Frame 1 (no input): blank canvas, image omitted
Frame 60 (the mouse pressed at the canvas centre just before this capture): blank canvas, image omitted
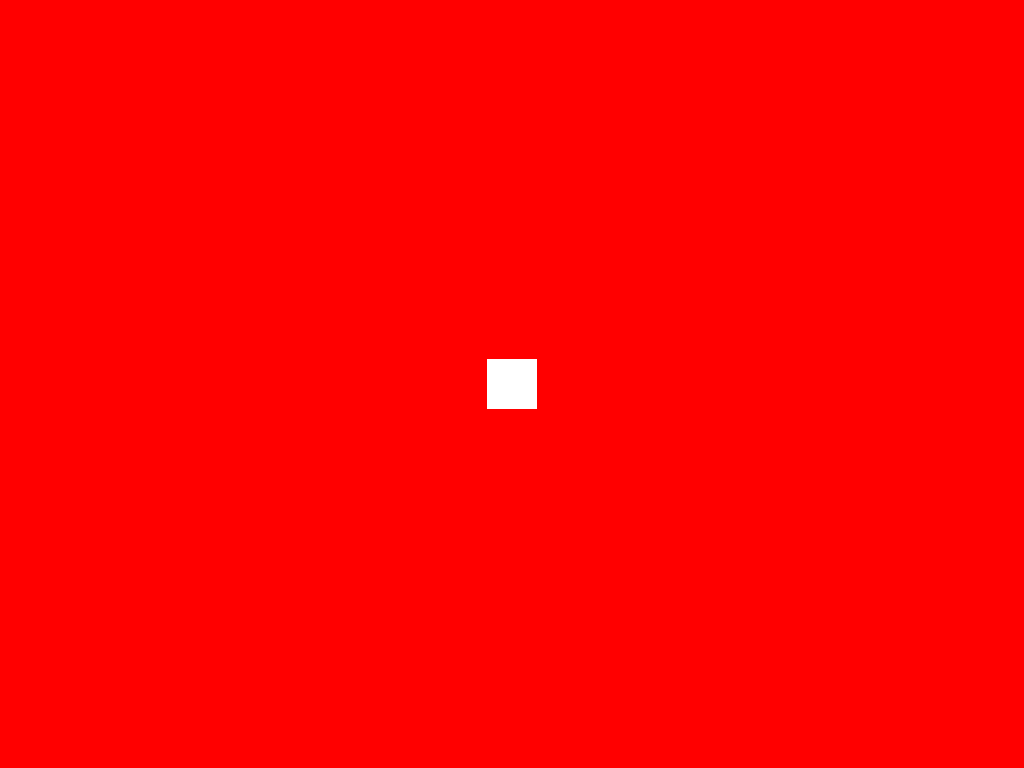
Frame 120 (the mouse held since frame 60 and released just before this capture)

The Processing sketch whose frames 1 and 60 were blank and that drew this single picture after the mouse press (run headless with seeded random() and noise(); from frame 60 on, the mouse is pressed at the canvas centre):

// Processing sketch: built_in_functions
// ── built_in_functions.pde
float pos_x;
float pos_y;
float gray_tone;
boolean is_started;

void setup() {
    size(1024, 768);
    rectMode(CENTER);
    noStroke();
    background(255, 0, 0);
}

void draw() {
    if (is_started) {
        rect(pos_x, pos_y, 50, 50);
    }
}

void mousePressed() {
    pos_x = mouseX;
    pos_y = mouseY;
    gray_tone = map(mouseX, 0, width, 0, 255);
    is_started = true;
}

void keyPressed() {
    background(255, 0, 0);
}

// mousePressed()
// keyPressed()
